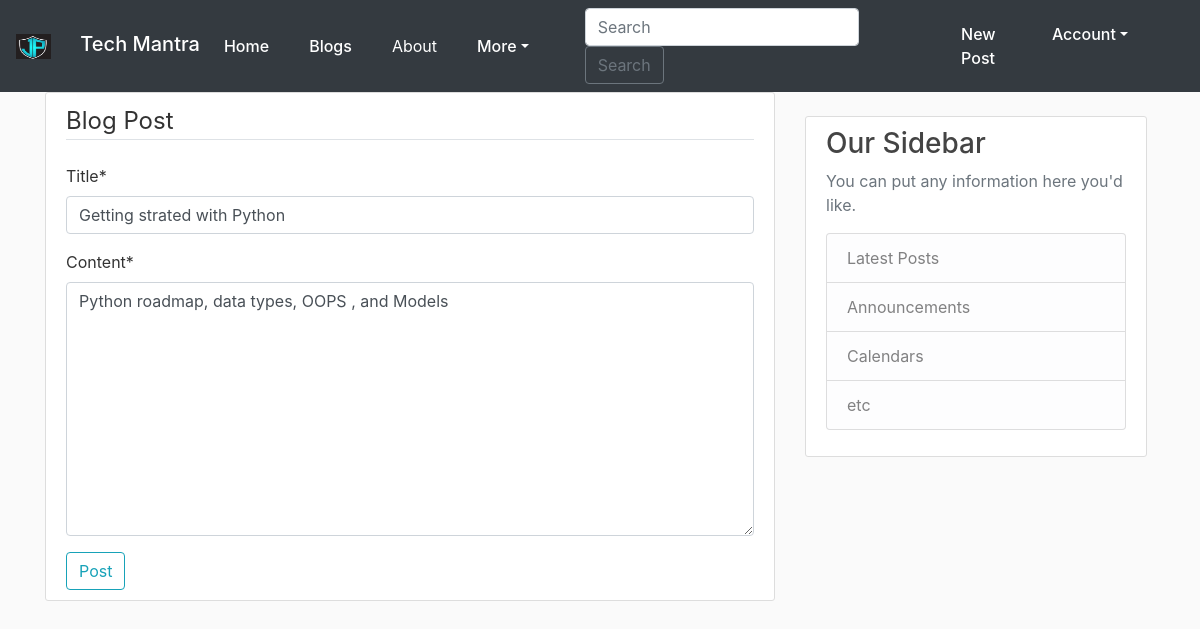
Page /post/2/update/ (signed in) on the committed database.
### blog_app/models.py (models this page shows, shortened)
class Post(models.Model): #inheriting model form models , so each class is now going to be it's own table in database
    title= models.CharField(max_length=100) #title is aatribute of table , each attribute will be different field in database
    content = models.TextField()
    date_posted = models.DateTimeField(default=timezone.now) # or can use: auto_now_add=True, for last_update
    author = models.ForeignKey(User, on_delete=models.CASCADE) #the post models having relation to user as a one to Many

### blog_app/views.py (the view, shortened to what this page needs)
# urls.py: path('post/<int:pk>/update/', PostUpdateView.as_view(), name='post-update'),  # Using the post-form template and particular route for post
class PostUpdateView(LoginRequiredMixin,UserPassesTestMixin,UpdateView):
    model = Post
    fields =['title', 'content']
    def test_func(self) -> bool | None:
        post = self.get_object()
        if self.request.user == post.author:
            return True
        return False

### blog_app/templates/blog_app/post_form.html (shortened to what this page needs)
{% extends "blog_app/base.html" %}
{% load crispy_forms_tags %}
 {% block content %}
<div class="content-section">
    <form method="post">
        <fieldset class="from-group">
            <legend class="border-bottom mb-4">Blog Post</legend>
            {{ form|crispy }}
        </fieldset>
        <div class="from-group">
            <button class="btn btn-outline-info"  type="submit">Post</button>
        </div>
    </form>
</div>
{% endblock content %}

### blog_app/static/blog_app/main.css (style rules this page uses)
body { background: #fafafa; color: #333333; }
.content-section { background: #ffffff; padding: 10px 20px; border: 1px solid #dddddd; border-radius: 3px; margin-bottom: 20px; }

### rows in the picture
Post: title "Getting strated with Python", content "Python roadmap, data types, OOPS , and Models"
